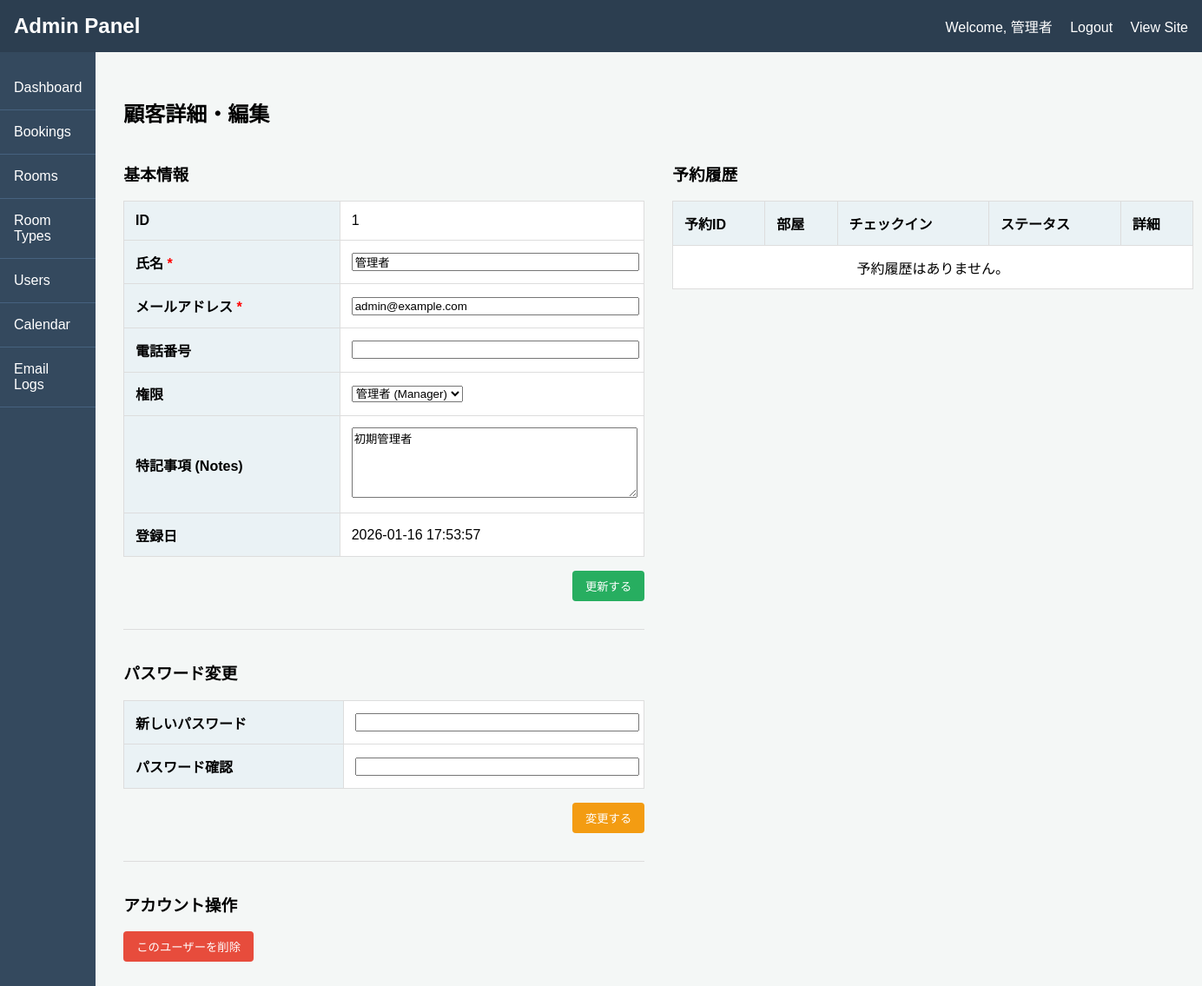
The app's page /admin/user_detail.php?id=1 (signed in) with its own data.
### tables this page shows
CREATE TABLE `users` (
  `id` int(11) NOT NULL AUTO_INCREMENT,
  `name` varchar(255) NOT NULL COMMENT '氏名',
  `email` varchar(255) NOT NULL COMMENT 'メールアドレス',
  `phone` varchar(20) DEFAULT NULL COMMENT '電話番号',
  `password` varchar(255) NOT NULL COMMENT 'ハッシュ化されたパスワード',
  `role` int(1) NOT NULL DEFAULT 0 COMMENT '権限 (0:一般, 1:管理者, 2:フロント, 3:清掃)',
  `notes` text DEFAULT NULL COMMENT '特記事項',
  `created_at` datetime NOT NULL DEFAULT current_timestamp(),
  `updated_at` datetime NOT NULL DEFAULT current_timestamp() ON UPDATE current_timestamp(),
  PRIMARY KEY (`id`),
  UNIQUE KEY `email` (`email`)
);

### includes/functions.php (called while the page is built, shortened)
<?php
function h($s) {
    return htmlspecialchars($s, ENT_QUOTES, 'UTF-8');
}

### admin/user_detail.php (the view, shortened to what this page needs)
<?php
require_once 'admin_check.php';
$error = '';
$user_id = filter_input(INPUT_GET, 'id', FILTER_VALIDATE_INT);
try {
    $stmt_target = $dbh->prepare("SELECT * FROM users WHERE id = :id");
    $stmt_target->execute([':id' => $user_id]);
    $target_user = $stmt_target->fetch(PDO::FETCH_ASSOC);
} catch (PDOException $e) {
    die("DB Error: " . h($e->getMessage()));
}
$user = $target_user;
$user_bookings = [];
if ($user) {
    try {
        $sql = "SELECT
                    b.id,
                    r.name AS room_name,
                    b.check_in_date,
                    b.check_out_date,
                    b.total_price,
                    b.status
                FROM bookings AS b
                JOIN booking_rooms AS br ON b.id = br.booking_id
                JOIN rooms AS r ON br.room_id = r.id
                WHERE b.user_id = :user_id
                ORDER BY b.check_in_date DESC";
        $stmt = $dbh->prepare($sql);
        $stmt->bindParam(':user_id', $user_id, PDO::PARAM_INT);
        $stmt->execute();
        $user_bookings = $stmt->fetchAll(PDO::FETCH_ASSOC);
    } catch (PDOException $e) {
        $error .= " 予約履歴の取得に失敗しました。";
    }
}
require_once 'admin_header.php';
?>
<h2>顧客詳細・編集</h2>
<?php if ($user): ?>
    <div style="display: flex; gap: 2rem;">
        <div style="flex: 1;">
            <h3>基本情報</h3>
            <form action="user_detail.php?id=<?php echo h($user_id); ?>" method="post">
                <table style="width: 100%;">
                    <tr>
                        <th>ID</th>
                        <td><?php echo h($user['id']); ?></td>
                    </tr>
                    <tr>
                        <th>氏名 <span style="color:red;">*</span></th>
                        <td><input type="text" name="name" value="<?php echo h($user['name']); ?>" required style="width: 100%;"></td>
                    </tr>
                    <tr>
                        <th>メールアドレス <span style="color:red;">*</span></th>
                        <td><input type="email" name="email" value="<?php echo h($user['email']); ?>" required style="width: 100%;"></td>
                    </tr>
                    <tr>
                        <th>電話番号</th>
                        <td><input type="text" name="phone" value="<?php echo h($user['phone'] ?? ''); ?>" style="width: 100%;"></td>
                    </tr>
                    <tr>
                        <th>権限</th>
                        <td>
                            <?php if ($_SESSION['user']['role'] == ROLE_MANAGER): ?>
                                <select name="role">
                                    <option value="<?php echo ROLE_MANAGER; ?>" <?php echo $user['role'] == ROLE_MANAGER ? 'selected' : ''; ?>>管理者 (Manager)</option>
                                </select>
                            <?php endif; ?>
                        </td>
                    </tr>
                    <tr>
                        <th>特記事項 (Notes)</th>
                        <td><textarea name="notes" rows="5" style="width: 100%;"><?php echo h($user['notes'] ?? ''); ?></textarea></td>
                    </tr>
                    <tr>
                        <th>登録日</th>
                        <td><?php echo h($user['created_at']); ?></td>
                    </tr>
                </table>
                <div style="margin-top: 1rem; text-align: right;">
                    <button type="submit" name="update_user" class="btn-admin" style="background-color: #27ae60;">更新する</button>
                </div>
            </form>
            <div style="margin-top: 2rem; border-top: 1px solid #ddd; padding-top: 1rem;">
                <h3>パスワード変更</h3>
                <form action="user_detail.php?id=<?php echo h($user_id); ?>" method="post">
                    <table style="width: 100%;">
                        <tr>
                            <th>新しいパスワード</th>
                            <td><input type="password" name="new_password" required style="width: 100%;"></td>
                        </tr>
                        <tr>
                            <th>パスワード確認</th>
                            <td><input type="password" name="confirm_password" required style="width: 100%;"></td>
                        </tr>
                    </table>
                    <div style="margin-top: 1rem; text-align: right;">
                        <button type="submit" name="update_password" class="btn-admin" style="background-color: #f39c12;">変更する</button>
                    </div>
                </form>
            </div>
            <div style="margin-top: 2rem; border-top: 1px solid #ddd; padding-top: 1rem;">
                <h3>アカウント操作</h3>
                <form action="user_detail.php?id=<?php echo h($user_id); ?>" method="post" onsubmit="return confirm('本当にこのユーザーを削除しますか？\nこの操作は取り消せません。');">
                    <button type="submit" name="delete_user" class="btn-admin btn-cancel">このユーザーを削除</button>
                </form>
            </div>
        </div>
        <div style="flex: 1;">
            <h3>予約履歴</h3>
            <div class="table-responsive">
            <table>
                <thead>
                    <tr>
                        <th>予約ID</th>
                        <th>部屋</th>
                        <th>チェックイン</th>
                        <th>ステータス</th>
                        <th>詳細</th>
                    </tr>
                </thead>
                <tbody>
                    <?php if (empty($user_bookings)): ?>
                        <tr>
                            <td colspan="5" style="text-align: center;">予約履歴はありません。</td>
                        </tr>
                    <?php endif; ?>
                </tbody>
            </table>
            </div>
        </div>
    </div>
<?php endif; ?>
<?php
require_once 'admin_footer.php';
?>

### admin/admin_header.php (style rules this page uses)
body { font-family: sans-serif; margin: 0; background-color: #f4f7f6; }
.table-responsive { overflow-x: auto; -webkit-overflow-scrolling: touch; margin-bottom: 1rem; }
table { width: 100%; border-collapse: collapse; margin-top: 0; background-color: white; min-width: 600px; }
th, td { border: 1px solid #ddd; padding: 0.8rem; text-align: left; }
th { background-color: #eaf2f5; }
.btn-admin { padding: 8px 15px; border: none; border-radius: 4px; color: white; cursor: pointer; text-decoration: none; display: inline-block; }
.btn-cancel { background-color: #e74c3c; }

### records on screen
users: id "1", name "管理者", email "admin@example.com", role "管理者 (Manager)", notes "初期管理者", created_at "2026-01-16 17:53:57"

### other values on screen
t('admin_dashboard_title') "Admin Panel"
t('admin_welcome', $_SESSION['user']['name']) "Welcome, 管理者"
t('nav_logout') "Logout"
t('admin_site_view') "View Site"
t('admin_dashboard') "Dashboard"
t('admin_bookings') "Bookings"
t('admin_rooms') "Rooms"
t('admin_room_types') "Room Types"
t('admin_users') "Users"
t('admin_calendar') "Calendar"
t('admin_email_logs') "Email Logs"
